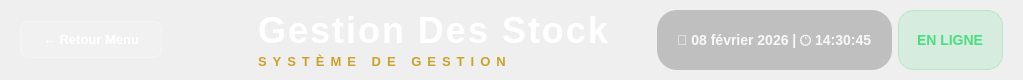
     <widget class="QWidget" name="headerWidget" native="true">
      <property name="minimumSize">
       <size>
        <width>0</width>
        <height>80</height>
       </size>
      </property>
      <property name="maximumSize">
       <size>
        <width>16777215</width>
        <height>80</height>
       </size>
      </property>
      <property name="styleSheet">
       <string notr="true">QWidget#headerWidget {
    background: qlineargradient(x1:0, y1:0, x2:1, y2:0,
        stop:0 #1B4332, stop:0.5 #234E3E, stop:1 #1B4332);
    border-bottom: 4px solid #C9A227;
}</string>
      </property>
      <layout class="QHBoxLayout" name="headerLayout">
       <property name="leftMargin">
        <number>20</number>
       </property>
       <property name="topMargin">
        <number>10</number>
       </property>
       <property name="rightMargin">
        <number>20</number>
       </property>
       <property name="bottomMargin">
        <number>10</number>
       </property>
       <item>
        <widget class="QPushButton" name="btnBackToMenu">
         <property name="styleSheet">
          <string notr="true">QPushButton {
    background-color: rgba(255, 255, 255, 0.15);
    color: white;
    font-size: 13px;
    font-weight: 600;
    padding: 10px 20px;
    border-radius: 8px;
    border: 1px solid rgba(255, 255, 255, 0.3);
    min-width: 100px;
}
QPushButton:hover {
    background-color: rgba(255, 255, 255, 0.25);
    border: 1px solid rgba(255, 255, 255, 0.5);
}
QPushButton:pressed {
    background-color: rgba(255, 255, 255, 0.1);
}</string>
         </property>
         <property name="text">
          <string>← Retour Menu</string>
         </property>
        </widget>
       </item>
       <item>
        <widget class="QLabel" name="labelLogoImage">
         <property name="minimumSize">
          <size>
           <width>84</width>
           <height>50</height>
          </size>
         </property>
         <property name="maximumSize">
          <size>
           <width>84</width>
           <height>50</height>
          </size>
         </property>
         <property name="text">
          <string/>
         </property>
         <property name="pixmap">
          <pixmap resource="../production/resources.qrc">:/logo.png</pixmap>
         </property>
         <property name="scaledContents">
          <bool>false</bool>
         </property>
         <property name="alignment">
          <set>Qt::AlignCenter</set>
         </property>
        </widget>
       </item>
       <item>
        <layout class="QVBoxLayout" name="titleLayout">
         <property name="spacing">
          <number>2</number>
         </property>
         <item>
          <widget class="QLabel" name="lblAppTitle">
           <property name="styleSheet">
            <string notr="true">color: white; font-size: 36px; font-weight: 800; font-family: 'Segoe UI', 'Arial Black', sans-serif; letter-spacing: 2px;</string>
           </property>
           <property name="text">
            <string>Gestion Des Stock</string>
           </property>
          </widget>
         </item>
         <item>
          <widget class="QLabel" name="lblAppSubtitle">
           <property name="styleSheet">
            <string notr="true">color: #C9A227; font-size: 13px; font-weight: 600; font-family: 'Segoe UI', Arial, sans-serif; letter-spacing: 6px;</string>
           </property>
           <property name="text">
            <string>SYSTÈME DE GESTION</string>
           </property>
          </widget>
         </item>
        </layout>
       </item>
       <item>
        <spacer name="headerSpacer">
         <property name="orientation">
          <enum>Qt::Horizontal</enum>
         </property>
         <property name="sizeHint" stdset="0">
          <size>
           <width>40</width>
           <height>20</height>
          </size>
         </property>
        </spacer>
       </item>
       <item>
        <widget class="QLabel" name="lblDateTime">
         <property name="styleSheet">
          <string notr="true">color: rgba(255, 255, 255, 0.9); font-size: 14px; font-weight: 500; font-family: 'Segoe UI', Arial, sans-serif; padding: 8px 16px; background-color: rgba(0, 0, 0, 0.2); border-radius: 20px;</string>
         </property>
         <property name="text">
          <string>📅 08 février 2026 | 🕐 14:30:45</string>
         </property>
        </widget>
       </item>
       <item>
        <widget class="QLabel" name="labelStatus">
         <property name="styleSheet">
          <string notr="true">color: #4ADE80; font-weight: bold; font-size: 14px; padding: 6px 14px; background-color: rgba(74, 222, 128, 0.15); border-radius: 15px; border: 1px solid rgba(74, 222, 128, 0.3);</string>
         </property>
         <property name="text">
          <string>EN LIGNE</string>
         </property>
        </widget>
       </item>
      </layout>
     </widget>
